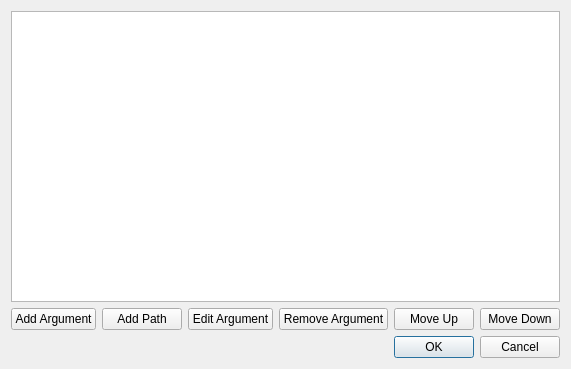
<?xml version="1.0" encoding="UTF-8"?>
<ui version="4.0">
 <class>EditArguments</class>
 <widget class="QDialog" name="EditArguments">
  <property name="geometry">
   <rect>
    <x>0</x>
    <y>0</y>
    <width>540</width>
    <height>369</height>
   </rect>
  </property>
  <property name="windowTitle">
   <string>Edit Arguments</string>
  </property>
  <layout class="QVBoxLayout" name="verticalLayout">
   <item>
    <widget class="QListWidget" name="argList"/>
   </item>
   <item>
    <layout class="QHBoxLayout" name="horizontalLayout">
     <item>
      <widget class="QPushButton" name="addArgButton">
       <property name="text">
        <string>Add Argument</string>
       </property>
      </widget>
     </item>
     <item>
      <widget class="QPushButton" name="addPathButton">
       <property name="text">
        <string>Add Path</string>
       </property>
      </widget>
     </item>
     <item>
      <widget class="QPushButton" name="editArgButton">
       <property name="text">
        <string>Edit Argument</string>
       </property>
      </widget>
     </item>
     <item>
      <widget class="QPushButton" name="removeArgButton">
       <property name="text">
        <string>Remove Argument</string>
       </property>
      </widget>
     </item>
     <item>
      <widget class="QPushButton" name="moveUpArgButton">
       <property name="text">
        <string>Move Up</string>
       </property>
      </widget>
     </item>
     <item>
      <widget class="QPushButton" name="moveDownArgButton">
       <property name="text">
        <string>Move Down</string>
       </property>
      </widget>
     </item>
    </layout>
   </item>
   <item>
    <widget class="QDialogButtonBox" name="buttonBox">
     <property name="orientation">
      <enum>Qt::Horizontal</enum>
     </property>
     <property name="standardButtons">
      <set>QDialogButtonBox::Cancel|QDialogButtonBox::Ok</set>
     </property>
    </widget>
   </item>
  </layout>
 </widget>
 <resources/>
 <connections>
  <connection>
   <sender>buttonBox</sender>
   <signal>accepted()</signal>
   <receiver>EditArguments</receiver>
   <slot>accept()</slot>
   <hints>
    <hint type="sourcelabel">
     <x>248</x>
     <y>254</y>
    </hint>
    <hint type="destinationlabel">
     <x>157</x>
     <y>274</y>
    </hint>
   </hints>
  </connection>
  <connection>
   <sender>buttonBox</sender>
   <signal>rejected()</signal>
   <receiver>EditArguments</receiver>
   <slot>reject()</slot>
   <hints>
    <hint type="sourcelabel">
     <x>316</x>
     <y>260</y>
    </hint>
    <hint type="destinationlabel">
     <x>286</x>
     <y>274</y>
    </hint>
   </hints>
  </connection>
 </connections>
</ui>
